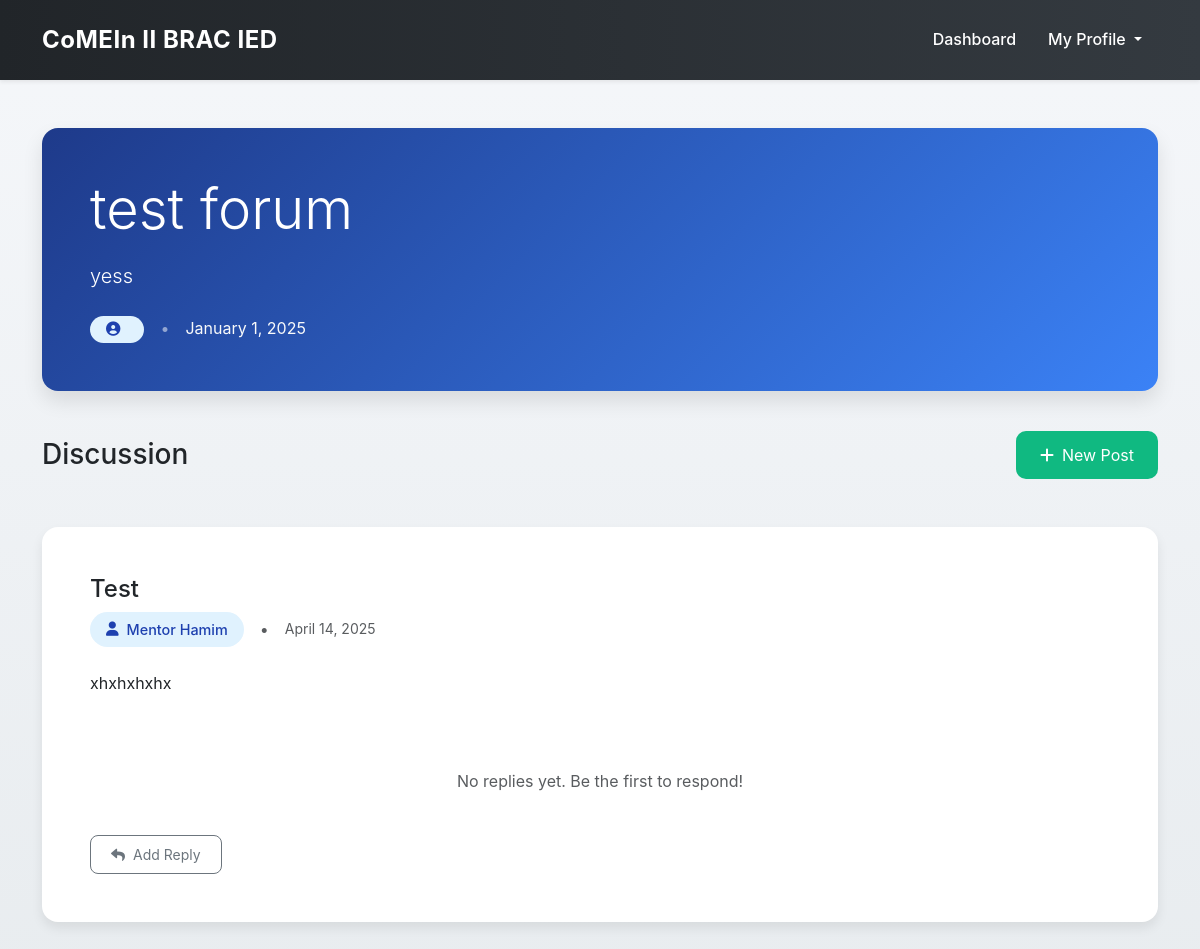
The app's page /forum/1/ (signed in), older data.
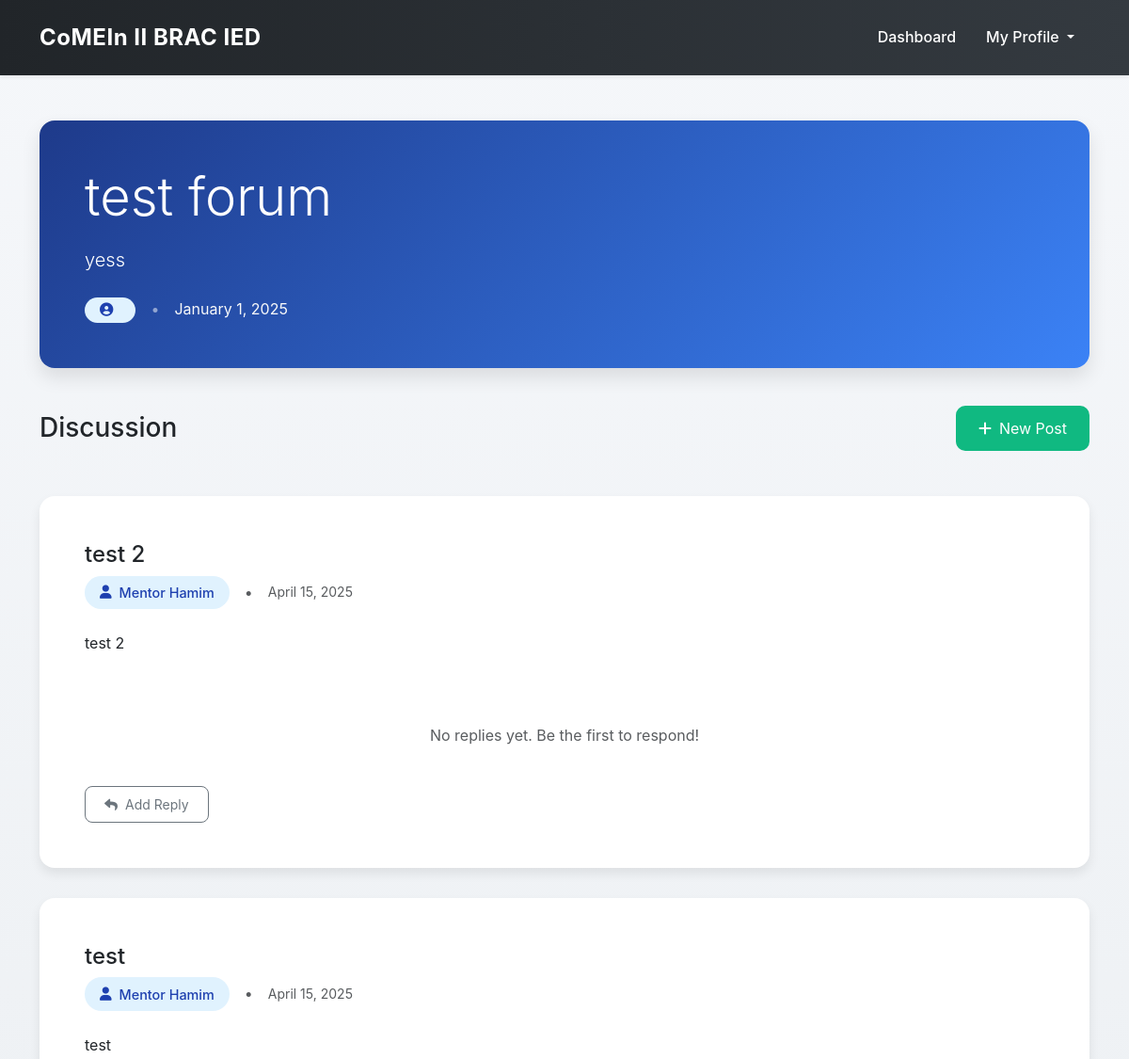
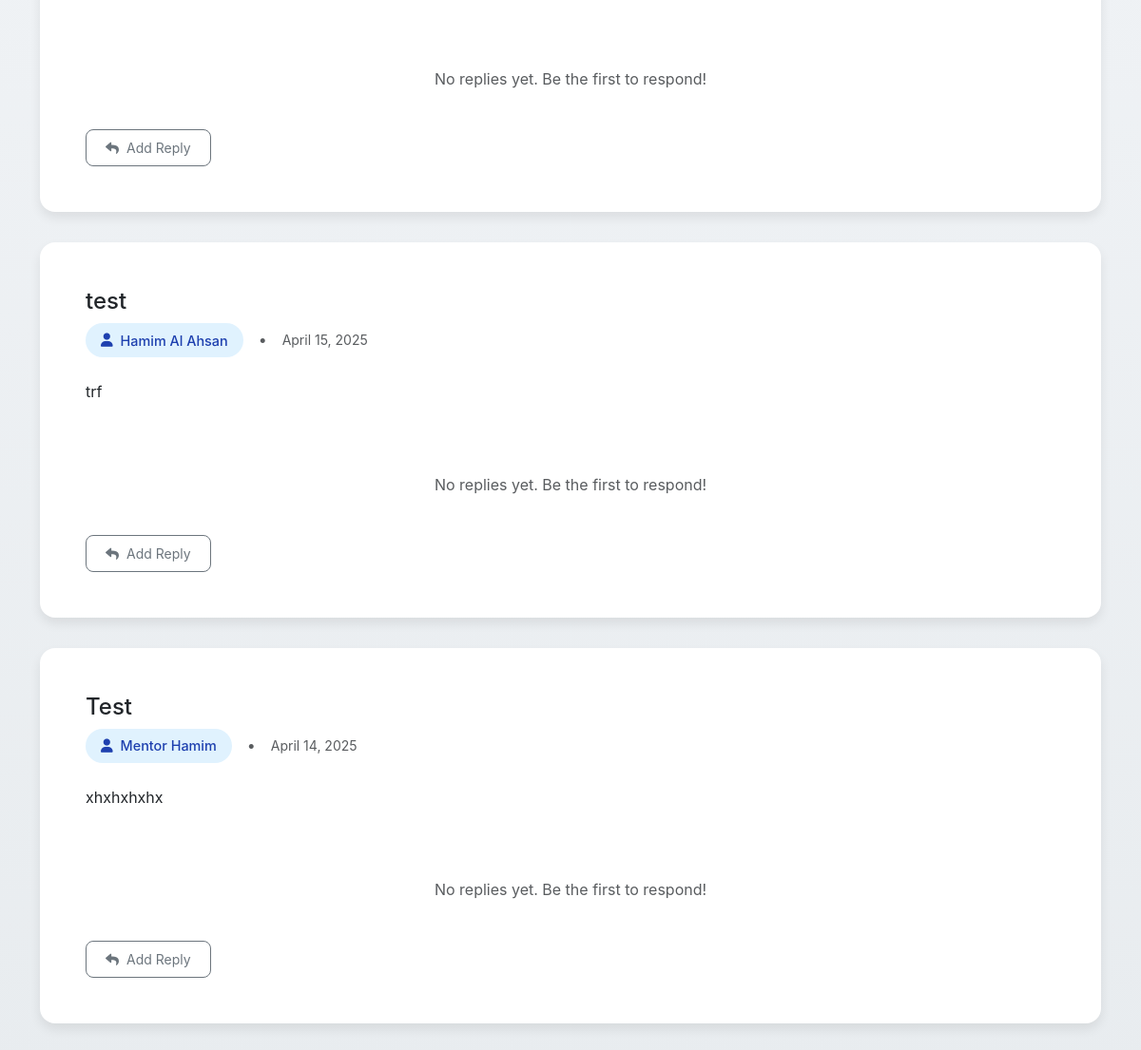
The same page, newer data (2 pictures, top to bottom).
### forum/models.py (models this page shows, shortened)
class Post(models.Model):
    CONTEXT_CHOICES = [
        ('citation', 'Citation'),
        ('proposal', 'Proposal Writing'),
        ('ai', 'Use of AI'),
        ('plagiarism', 'Plagiarism'),
    ]
    forum = models.ForeignKey(Forum, on_delete=models.CASCADE, related_name='posts')
    created_by = models.ForeignKey(settings.AUTH_USER_MODEL, on_delete=models.SET_NULL, null=True, related_name='posts_created')
    created_at = models.DateTimeField(default=timezone.now)
    title = models.CharField(max_length=255)
    content = HTMLField()
    context = models.CharField(max_length=20, choices=CONTEXT_CHOICES, blank=True, null=True)

### users/models.py (models this page shows, shortened)
class User(AbstractUser, PermissionsMixin):
    USER_TYPE_CHOICES = [
        ('student', 'Student'),
        ('mentor', 'Mentor'),
    ]
    user_type = models.CharField(
        max_length=10,
        choices=USER_TYPE_CHOICES,
        default='student',
        help_text="Set the user as Student or mentor."
    )
    objects = UserManager()
    username = models.CharField(
        _("username"),
        max_length=150,
        unique=True,
        help_text=_(
            "Required. 150 characters or fewer. Letters, digits and @/./+/-/_ only."
        ),
        validators=[
            UnicodeUsernameValidator()
        ],
        error_messages={
            "unique": _("A user with that username already exists."),
        },
        default='default_user'
    )
    password_changed = models.BooleanField(default=False)
    first_name = models.CharField(_("first name"), max_length=150, blank=True)
    last_name = models.CharField(_("last name"), max_length=150, blank=True)
    email = models.EmailField(_("email address"), blank=True, unique=True) # Email Field added

### forum/views.py (the view, shortened to what this page needs)
# urls.py: path('<int:forum_id>/', views.forum_detail, name='forum_detail'),
@login_required
def forum_detail(request, forum_id):
    forum = get_object_or_404(Forum, id=forum_id)
    posts = forum.posts.all().order_by('-created_at')  # Order posts by creation time
    form = PostForm()
    reply_form = ReplyForm()
    context = {
        'forum': forum,
        'posts': posts,
        'form': form,
        'reply_form': reply_form,
        'is_moderator':request.user == forum.moderator
    }
    return render(request, 'forum/forum_detail.html', context)

### forum/templates/forum/forum_detail.html (shortened to what this page needs)
<!DOCTYPE html>
<html lang="en">
<head>
    <link href="https://cdn.jsdelivr.net/npm/bootstrap@5.3.2/dist/css/bootstrap.min.css" rel="stylesheet">
    <link href="https://cdnjs.cloudflare.com/ajax/libs/font-awesome/6.0.0/css/all.min.css" rel="stylesheet">
</head>
<body>
    {% include 'includes/navbar.html' %}
    <div class="container py-5">
        <div class="forum-header">
            <h1 class="display-4 mb-3">{{ forum.title }}</h1>
            <p class="lead mb-4">{{ forum.description }}</p>
            <div class="d-flex align-items-center gap-3">
                <span class="user-badge">
                    <i class="fas fa-user-circle"></i>
                </span>
                <span class="text-white-50">•</span>
                <span class="text-light">{{ forum.created_at|date:"F j, Y" }}</span>
            </div>
        </div>
        <div class="d-flex justify-content-between align-items-center mb-5">
            <h3 class="mb-0">Discussion</h3>
            <button type="button" class="btn btn-success" data-bs-toggle="modal" data-bs-target="#createPostModal">
                <i class="fas fa-plus"></i> New Post
            </button>
        </div>
        <div class="row">
            {% for post in posts %}
            <div class="col-12">
                <div class="post-card">
                    <div class="card-body p-5">
                        <div class="d-flex justify-content-between align-items-start mb-4">
                            <div>
                                <h4 class="card-title mb-2">{{ post.title }}</h4>
                                <div class="d-flex align-items-center gap-3 text-muted">
                                    <span class="user-badge">
                                        <i class="fas fa-user"></i>
                                        <a href="{% url 'profile_view' %}?student_id={{ post.created_by.id }}">{{ post.created_by.first_name }} {{ post.created_by.last_name }}</a>
                                    </span>
                                    <span>•</span>
                                    <small>{{ post.created_at|date:"F j, Y" }}</small>
                                </div>
                            </div>
                        </div>
                        <p class="card-text mb-4">{{ post.content }}</p>
                        <div class="mt-5">
                            {% for reply in post.replies.all %}
                            <div class="reply">
                                <div class="d-flex align-items-center gap-3 mb-2">
                                    <span class="user-badge">
                                        <i class="fas fa-user"></i>
                                        <a href="{% url 'profile_view' %}?student_id={{ reply.created_by.id }}">{{ reply.created_by.first_name }} {{ reply.created_by.last_name }}</a>
                                    </span>
                                    <small class="text-muted">{{ reply.created_at|date:"M j, Y" }}</small>
                                </div>
                                <p class="card-text mb-0">{{ reply.content }}</p>
                            </div>
                            {% empty %}
                            <div class="text-center py-4 text-muted">
                                No replies yet. Be the first to respond!
                            </div>
                            {% endfor %}
                        </div>
                        <button class="btn btn-outline-secondary btn-sm mt-3" type="button" data-bs-toggle="collapse"
                            data-bs-target="#replyForm-{{ post.id }}">
                            <i class="fas fa-reply me-2"></i>Add Reply
                        </button>
                    </div>
                </div>
            </div>
            {% empty %}
            <div class="col-12 text-center py-5">
                <div class="alert alert-info">
                    No posts yet. Start the conversation!
                </div>
            </div>
            {% endfor %}
        </div>
    </div>
</body>
</html>

Row changes from the older to the newer data that the page shows:
added Post: title "test 2", created_by.first_name "Mentor", created_by.last_name "Hamim", created_at "April 15, 2025", content "test 2"
added Post: title "test", created_by.first_name "Mentor", created_by.last_name "Hamim", created_at "April 15, 2025", content "test"
added Post: title "test", created_by.first_name "Hamim", created_by.last_name "Al Ahsan", created_at "April 15, 2025", content "trf"
